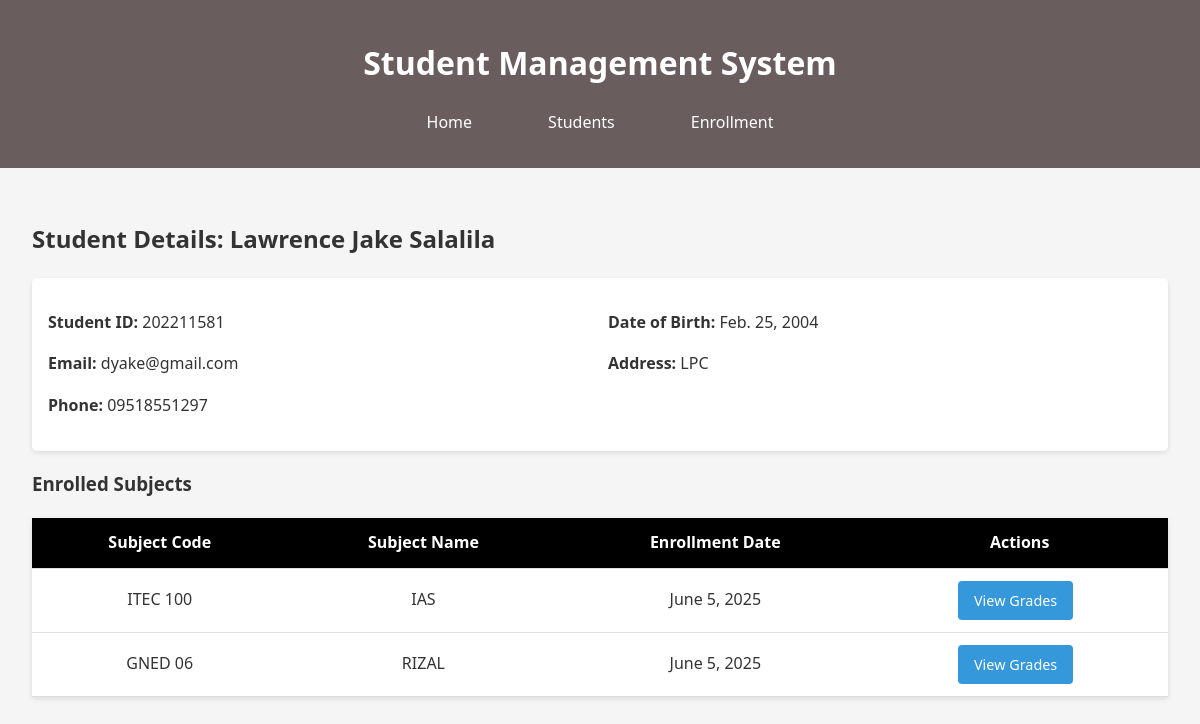
The app's page /students/202211581/ with its own data.
### sms_app/models.py (models this page shows, shortened)
class Student(models.Model):
    student_id = models.CharField(max_length=20, unique=True)
    first_name = models.CharField(max_length=100)
    last_name = models.CharField(max_length=100)
    email = models.EmailField()
    date_of_birth = models.DateField()
    address = models.TextField()
    phone_number = models.CharField(max_length=15)

class Enrollment(models.Model):
    student = models.ForeignKey(Student, on_delete=models.CASCADE)
    subject = models.ForeignKey(Subject, on_delete=models.CASCADE)
    enrollment_date = models.DateField(auto_now_add=True)
    class Meta:
        unique_together = ('student', 'subject')

class Subject(models.Model):
    code = models.CharField(max_length=10, unique=True)
    name = models.CharField(max_length=100)
    description = models.TextField()

### sms_app/views.py (the view)
# urls.py: path('students/<str:student_id>/', views.student_detail, name='student_detail'),
def student_detail(request, student_id):
    student = get_object_or_404(Student, student_id=student_id)
    enrollments = Enrollment.objects.filter(student=student).select_related('subject')
    return render(request, 'students/detail.html', {
        'student': student,
        'enrollments': enrollments
    })

### templates/students/detail.html
{% extends 'base.html' %}
{% block content %}
    <h2>Student Details: {{ student.first_name }} {{ student.last_name }}</h2>
    <div class="student-info">
        <div>
            <p><strong>Student ID:</strong> {{ student.student_id }}</p>
            <p><strong>Email:</strong> {{ student.email }}</p>
            <p><strong>Phone:</strong> {{ student.phone_number }}</p>
        </div>
        <div>
            <p><strong>Date of Birth:</strong> {{ student.date_of_birth }}</p>
            <p><strong>Address:</strong> {{ student.address }}</p>
        </div>
    </div>
    <h3>Enrolled Subjects</h3>
    <table>
        <thead>
            <tr>
                <th>Subject Code</th>
                <th>Subject Name</th>
                <th>Enrollment Date</th>
                <th>Actions</th>
            </tr>
        </thead>
        <tbody>
            {% for enrollment in enrollments %}
            <tr>
                <td>{{ enrollment.subject.code }}</td>
                <td>{{ enrollment.subject.name }}</td>
                <td>{{ enrollment.enrollment_date }}</td>
                <td>
                    <a href="{% url 'grade_list' enrollment.id %}" class="btn">View Grades</a>
                </td>
            </tr>
            {% endfor %}
        </tbody>
    </table>
{% endblock %}

### templates/base.html (shortened to what this page needs)
<!DOCTYPE html>
<html lang="en">
<head>
    <link rel="stylesheet" href="/static/css/sms.css">
</head>
<body>
    <header>
        <h1>Student Management System</h1>
        <nav>
            <ul>
                <li><a href="{% url 'home' %}">Home</a></li>
                <li><a href="{% url 'student_list' %}">Students</a></li>
                <li><a href="{% url 'enrollment_create' %}">Enrollment</a></li>
            </ul>
        </nav>
    </header>
    <main>
        {% block content %}
        {% endblock %}
    </main>
</body>
</html>

### sms_app/static/css/sms.css (style rules this page uses)
body { font-family: 'Segoe UI', Tahoma, Geneva, Verdana, sans-serif; line-height: 1.6; margin: 0; padding: 0; color: #333; background-color: #f5f5f5; }
header { background-color: rgb(105, 93, 93); color: white; padding: 1rem; text-align: center; }
nav ul { list-style: none; padding: 0; display: flex; justify-content: center; gap: 1rem; }
nav a { color: white; text-decoration: none; padding-left: 30px; padding-right: 30px; cursor: pointer; transition: 0.2s; letter-spacing: 0; }
main { padding: 2rem; max-width: 1200px; margin: 0 auto; }
table { width: 100%; border-collapse: collapse; margin: 1rem 0; background: white; box-shadow: 0 2px 5px rgba(0,0,0,0.1); }
th, td { padding: 0.75rem; text-align: center; border-bottom: 1px solid #ddd; }
th { background-color: #000000; color: white; }
.btn { display: inline-block; padding: 0.5rem 1rem; background-color: #3498db; color: white; text-decoration: none; border-radius: 4px; border: none; cursor: pointer; font-size: 0.9rem; margin-right: 0.5rem; }
.student-info { display: grid; grid-template-columns: 1fr 1fr; gap: 1rem; background: white; padding: 1rem; border-radius: 5px; box-shadow: 0 2px 5px rgba(0,0,0,0.1); margin-bottom: 1rem; }

### records on screen
Student: first_name "Lawrence Jake", last_name "Salalila", student_id "202211581", email "dyake@gmail.com", phone_number "09518551297", date_of_birth "Feb. 25, 2004", address "LPC"
Enrollment: subject.code "ITEC 100", subject.name "IAS", enrollment_date "June 5, 2025"
Enrollment: subject.code "GNED 06", subject.name "RIZAL", enrollment_date "June 5, 2025"
